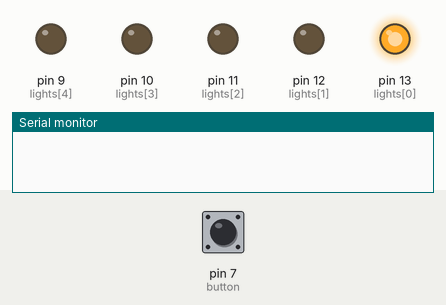
This program was run on a simulated Arduino Uno, built with avr-gcc and run on an emulated ATmega328P. Parts: output pins drawn as LEDs (lit = HIGH), the last lines printed to the serial monitor. The inputs (shaded band) are chosen by the test bench; at power-on: pin 7 (button) HIGH. Random numbers use the default seed unless the program sets one.

Above: at 1.2 s.
1.3 s: pin 7 (button) pulled LOW for 0.15 s
At 2.3 s:
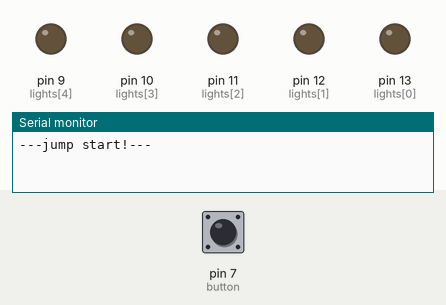
4.4 s: pin 7 (button) pulled LOW for 1 s
At 8.1 s:
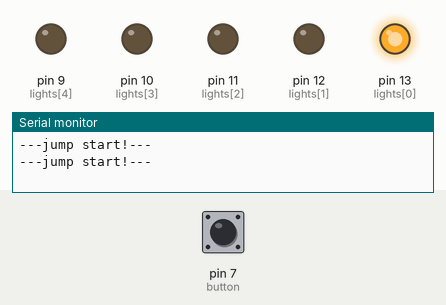
8.4 s: pin 7 (button) pulled LOW for 3.2 s
At 13.9 s:
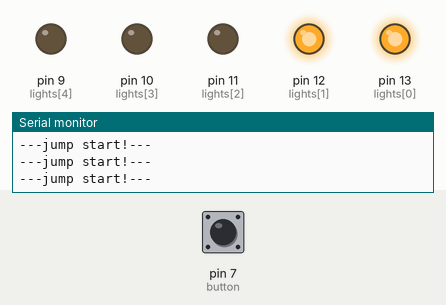
Timing chart, 0 to 19.1 s (numbered marks = the images above; inputs shaded):
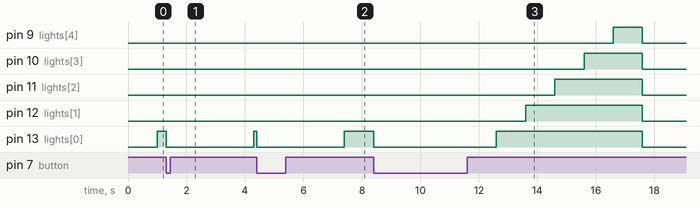

The program:

main.cpp
```cpp
#include <Arduino.h>

const int lights[]={13,12,11,10,9};
const int n=5;

const int dt=1000;
const int dmin=200;
const int dmax=3000;
const int dreset=2000;

const int noise=A0;

const int button=7;

unsigned long stepStart;
unsigned long lightsOut;

int step=0;
const int PRESS=n+1;
const int PAUSE=n+2;

void allLightsOut(){
  for(int i=0;i<n;i++) digitalWrite(lights[i],LOW);
}

bool buttonPressed(){return digitalRead(button)==LOW;}

void showReactionTime(unsigned long ms){
  Serial.print("reaction time: ");
  Serial.print(ms);
  Serial.println(" ms");
}

void showJumpStart(){
  Serial.println("---jump start!---");
}

void setup() {
  Serial.begin(9600);
  for(int i=0;i<n;i++) pinMode(lights[i],OUTPUT);
  randomSeed(analogRead(noise));
  pinMode(button,INPUT_PULLUP);
}

void loop() {
  if(step<n && millis()-stepStart >= dt){ //5 lights
    digitalWrite(lights[step],HIGH);
    step++;
    stepStart=millis();
    if(step==n){
      lightsOut=random(dmin,dmax); //only after last light
    }
  }
  if(step==n && millis()-stepStart >= lightsOut){
    allLightsOut();
    step=PRESS;
    stepStart=millis();
  }

  if(buttonPressed()){
    if(step<=n){        //jump start
      allLightsOut();
      showJumpStart();
      step=PAUSE;
      stepStart=millis();
    }
    else if(step==PRESS){  //reaction time
      unsigned long reactionTime=millis()-stepStart;
      showReactionTime(reactionTime);
      step=PAUSE;
      stepStart=millis();
    }
  }

  if(step==PAUSE && millis()-stepStart >= dreset && !buttonPressed()){
    step=0;
    stepStart=millis();
  }
}
```

Measured:
- after the input at 1.3 s, pin 13 (lights[0]): HIGH → LOW at once, → HIGH 3.0 s later
- after the input at 4.4 s, pin 13 (lights[0]): HIGH → LOW at once, → HIGH 3.0 s later
